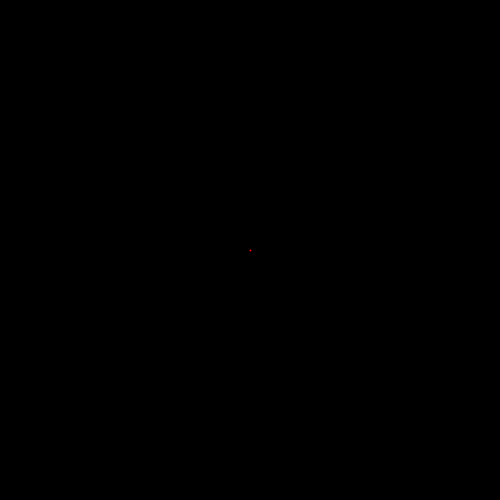
Frame 1 (no input)
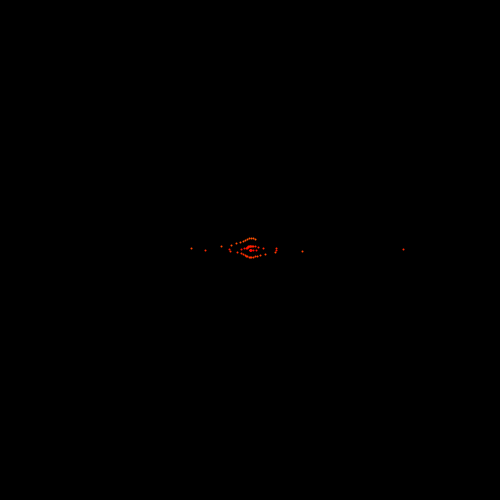
Frame 60 (the mouse pressed at the canvas centre just before this capture)
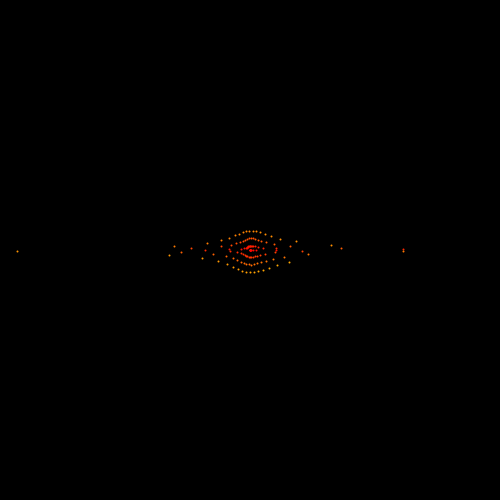
Frame 120 (the mouse held since frame 60 and released just before this capture)

The Processing sketch that drew these frames (run headless with seeded random() and noise(); from frame 60 on, the mouse is pressed at the canvas centre):

// Processing sketch: processing_112811
// ── processing_112811.pde

float radius = 0.0;
float timer = 0.0;
int thickness = 2;
float center = 0.0;
float prevX = 0.0;
float prevY = 0.0;

int mapper = 0;
 
void setup() {
    size(500, 500);
     
    
  colorMode(HSB, 360, 100, 100, 100);
     
    // Run at 60fps.
    frameRate(60);
     
    background(0);
     
    center = width / 2.0;
    prevX = center;
    prevY = center;
}
  
void draw() {

     
    float x = 0;
    float y = 0;
    float spiralOffset = 10.0;
    if(mapper == 0)
    {
         x = radius * tan(timer * spiralOffset);
         y = radius * cos(timer * spiralOffset);
    }
    else if(mapper == 1)
    {
        x = radius * cos(timer * spiralOffset);
        y = radius * sin(timer * spiralOffset);
    }
    else if(mapper == 2)
    {
        x = radius * sin(timer * spiralOffset);
        y = radius * tan(timer * spiralOffset);
    }
    x += center;
    y += center;
     
  
      strokeWeight(thickness); 
    float timerScalar = 20.0;   
    stroke(timer * timerScalar, 100, 100, 100);
    line(x, y, x, y); //prevX and prevY for line, -x and -y
    //for side lines
   
   
       
    if (timer >= 15.0){  //timer reset
        timer = 0.0;
        radius = 0.0;
        prevX = x;
        prevY = y;
        if(++mapper > 2)
        {
            mapper = 0;
        }
       background(0);
      
       
         
        // Increase stroke thickness.
        thickness++;
    }
  
    timer += 0.0167; // (1 / frameRate);
    radius += 0.2;
 
}
